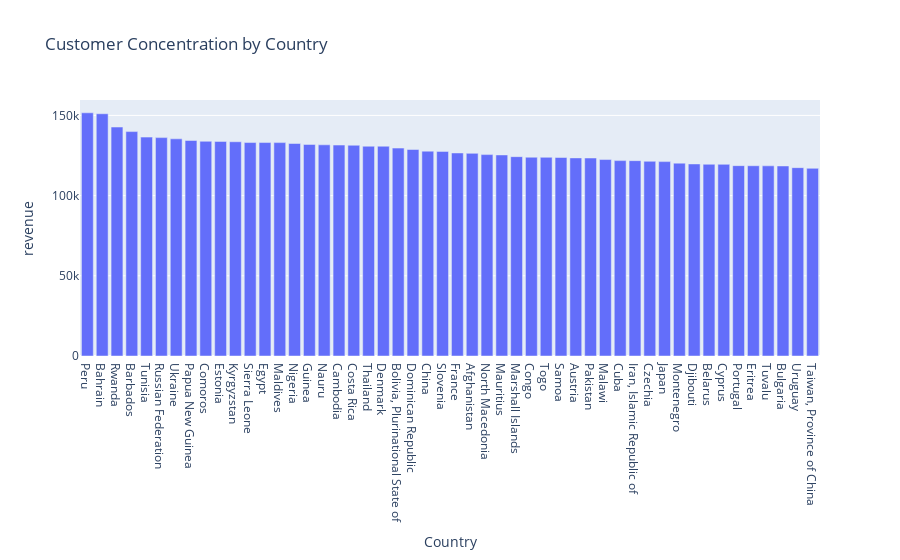

Notebook code cell kept with this figure:
### Code cell
fig_bar = px.bar(
    Revenue_by_country,
    y="revenue",
    x="country",
    title="Customer Concentration by Country",
    labels={"customer_count": "Number of Customers", "country": "Country"}
)
fig_bar.show()

### Figure 1 — Plotly figure (JSON) as saved in the notebook; plotly's stock layout.template omitted (floating-point values rounded to 4 significant figures)
{"data": [{"hovertemplate": "Country=%{x}<br>revenue=%{y}<extra></extra>", "legendgroup": "", "marker": {"color": "#636efa", "pattern": {"shape": ""}}, "name": "", "orientation": "v", "showlegend": false, "textposition": "auto", "type": "bar", "x": ["Peru", "Bahrain", "Rwanda", "Barbados", "Tunisia", "Russian Federation", "Ukraine", "Papua New Guinea", "Comoros", "Estonia", "Kyrgyzstan", "Sierra Leone", "Egypt", "Maldives", "Nigeria", "Guinea", "Nauru", "Cambodia", "Costa Rica", "Thailand", "Denmark", "Bolivia, Plurinational State of", "Dominican Republic", "China", "Slovenia", "France", "Afghanistan", "North Macedonia", "Mauritius", "Marshall Islands", "Congo", "Togo", "Samoa", "Austria", "Pakistan", "Malawi", "Cuba", "Iran, Islamic Republic of", "Czechia", "Japan", "Montenegro", "Djibouti", "Belarus", "Cyprus", "Portugal", "Eritrea", "Tuvalu", "Bulgaria", "Uruguay", "Taiwan, Province of China"], "xaxis": "x", "y": [151600.0, 151000.0, 142700.0, 139900.0, 136500.0, 136200.0, 135400.0, 134400.0, 133900.0, 133800.0, 133600.0, 133100.0, 133100.0, 133100.0, 132500.0, 131900.0, 131700.0, 131500.0, 131400.0, 130800.0, 130800.0, 129600.0, 128700.0, 127700.0, 127600.0, 126600.0, 126300.0, 125600.0, 125400.0, 124300.0, 123900.0, 123900.0, 123800.0, 123500.0, 123400.0, 122500.0, 121800.0, 121800.0, 121400.0, 121200.0, 120200.0, 119700.0, 119500.0, 119500.0, 118700.0, 118600.0, 118600.0, 118500.0, 117400.0, 117000.0], "yaxis": "y"}], "layout": {"barmode": "relative", "legend": {"tracegroupgap": 0}, "title": {"text": "Customer Concentration by Country"}, "xaxis": {"anchor": "y", "domain": [0, 1], "title": {"text": "Country"}}, "yaxis": {"anchor": "x", "domain": [0, 1], "title": {"text": "revenue"}}}}
